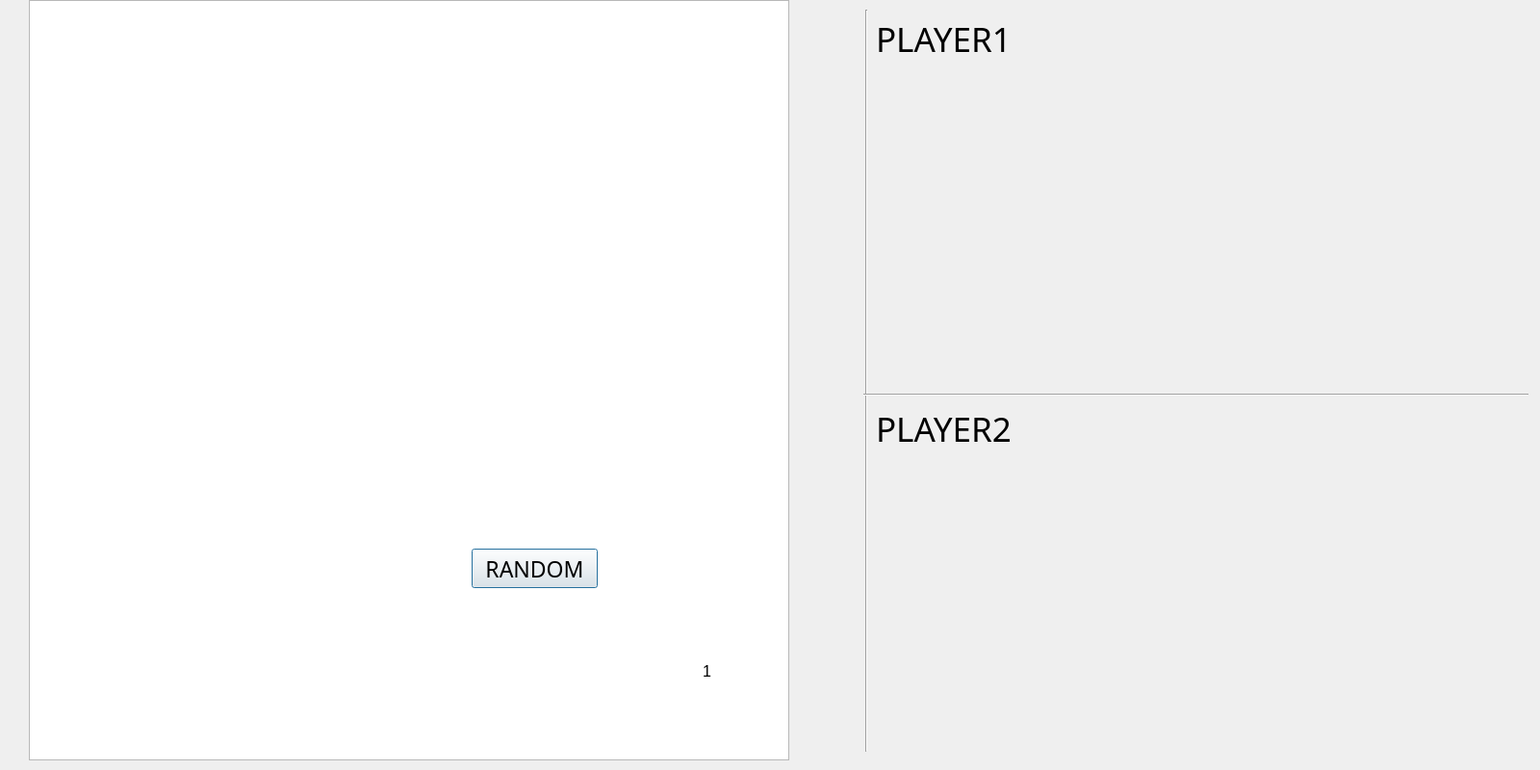
<?xml version="1.0" encoding="UTF-8"?>
<ui version="4.0">
 <class>main3</class>
 <widget class="QDialog" name="main3">
  <property name="geometry">
   <rect>
    <x>0</x>
    <y>0</y>
    <width>1600</width>
    <height>800</height>
   </rect>
  </property>
  <property name="windowTitle">
   <string>Monopoly Game</string>
  </property>
  <property name="styleSheet">
   <string notr="true"/>
  </property>
  <widget class="QGraphicsView" name="board">
   <property name="geometry">
    <rect>
     <x>30</x>
     <y>0</y>
     <width>790</width>
     <height>790</height>
    </rect>
   </property>
   <property name="accessibleDescription">
    <string>&lt;html&gt;&lt;head/&gt;&lt;body&gt;&lt;p align=&quot;center&quot;&gt;&lt;br/&gt;&lt;/p&gt;&lt;/body&gt;&lt;/html&gt;</string>
   </property>
   <property name="styleSheet">
    <string notr="true">background-image: url(:/board790.jpeg);</string>
   </property>
  </widget>
  <widget class="QLabel" name="player1">
   <property name="geometry">
    <rect>
     <x>910</x>
     <y>20</y>
     <width>151</width>
     <height>41</height>
    </rect>
   </property>
   <property name="font">
    <font>
     <family>Swis721 BdCnOul BT</family>
     <pointsize>26</pointsize>
    </font>
   </property>
   <property name="text">
    <string>PLAYER1</string>
   </property>
  </widget>
  <widget class="QLabel" name="player2">
   <property name="geometry">
    <rect>
     <x>910</x>
     <y>420</y>
     <width>161</width>
     <height>51</height>
    </rect>
   </property>
   <property name="font">
    <font>
     <family>Swis721 BdCnOul BT</family>
     <pointsize>26</pointsize>
    </font>
   </property>
   <property name="text">
    <string>PLAYER2</string>
   </property>
  </widget>
  <widget class="Line" name="line">
   <property name="geometry">
    <rect>
     <x>890</x>
     <y>10</y>
     <width>20</width>
     <height>771</height>
    </rect>
   </property>
   <property name="orientation">
    <enum>Qt::Vertical</enum>
   </property>
  </widget>
  <widget class="Line" name="line_2">
   <property name="geometry">
    <rect>
     <x>897</x>
     <y>400</y>
     <width>691</width>
     <height>20</height>
    </rect>
   </property>
   <property name="orientation">
    <enum>Qt::Horizontal</enum>
   </property>
  </widget>
  <widget class="QPushButton" name="random">
   <property name="geometry">
    <rect>
     <x>490</x>
     <y>570</y>
     <width>131</width>
     <height>41</height>
    </rect>
   </property>
   <property name="font">
    <font>
     <family>Swis721 BlkCn BT</family>
     <pointsize>17</pointsize>
    </font>
   </property>
   <property name="text">
    <string>RANDOM</string>
   </property>
  </widget>
  <widget class="QLabel" name="roll">
   <property name="geometry">
    <rect>
     <x>480</x>
     <y>400</y>
     <width>151</width>
     <height>151</height>
    </rect>
   </property>
   <property name="font">
    <font>
     <family>NewsGoth Lt BT</family>
     <pointsize>16</pointsize>
    </font>
   </property>
   <property name="mouseTracking">
    <bool>false</bool>
   </property>
   <property name="accessibleDescription">
    <string notr="true">&lt;html&gt;&lt;head/&gt;&lt;body&gt;&lt;p&gt;&lt;img src=&quot;:/dice1.png&quot;/&gt;&lt;/p&gt;&lt;/body&gt;&lt;/html&gt;</string>
   </property>
   <property name="layoutDirection">
    <enum>Qt::RightToLeft</enum>
   </property>
   <property name="autoFillBackground">
    <bool>false</bool>
   </property>
   <property name="styleSheet">
    <string notr="true"/>
   </property>
   <property name="midLineWidth">
    <number>0</number>
   </property>
   <property name="text">
    <string/>
   </property>
  </widget>
  <widget class="QLabel" name="walk2">
   <property name="geometry">
    <rect>
     <x>730</x>
     <y>730</y>
     <width>35</width>
     <height>35</height>
    </rect>
   </property>
   <property name="text">
    <string/>
   </property>
   <property name="pixmap">
    <pixmap resource="Resource.qrc">:/dice2.png</pixmap>
   </property>
   <property name="scaledContents">
    <bool>true</bool>
   </property>
  </widget>
  <widget class="QLabel" name="walk1">
   <property name="geometry">
    <rect>
     <x>730</x>
     <y>680</y>
     <width>35</width>
     <height>35</height>
    </rect>
   </property>
   <property name="font">
    <font>
     <pointsize>12</pointsize>
    </font>
   </property>
   <property name="text">
    <string>1</string>
   </property>
  </widget>
 </widget>
 <resources>
  <include location="Resource.qrc"/>
 </resources>
 <connections/>
</ui>
